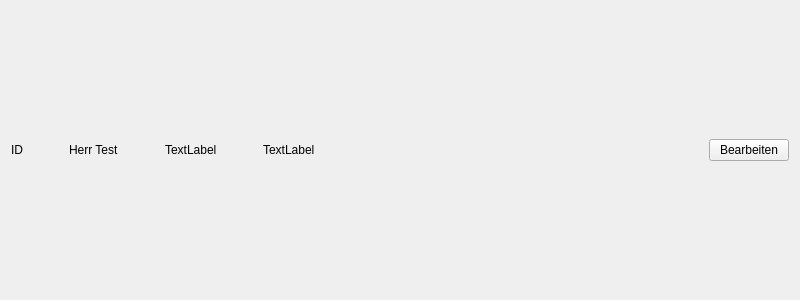
<?xml version="1.0" encoding="UTF-8"?>
<ui version="4.0">
 <class>MitarbeiterView</class>
 <widget class="QWidget" name="MitarbeiterView">
  <property name="geometry">
   <rect>
    <x>0</x>
    <y>0</y>
    <width>800</width>
    <height>300</height>
   </rect>
  </property>
  <property name="windowTitle">
   <string>Form</string>
  </property>
  <layout class="QVBoxLayout" name="verticalLayout">
   <item>
    <layout class="QHBoxLayout" name="horizontalLayout">
     <item>
      <widget class="QLabel" name="id_label">
       <property name="text">
        <string>ID</string>
       </property>
      </widget>
     </item>
     <item>
      <spacer name="horizontalSpacer_2">
       <property name="orientation">
        <enum>Qt::Horizontal</enum>
       </property>
       <property name="sizeType">
        <enum>QSizePolicy::Preferred</enum>
       </property>
       <property name="sizeHint" stdset="0">
        <size>
         <width>40</width>
         <height>20</height>
        </size>
       </property>
      </spacer>
     </item>
     <item>
      <widget class="QLabel" name="name_label">
       <property name="text">
        <string>Herr Test</string>
       </property>
      </widget>
     </item>
     <item>
      <spacer name="horizontalSpacer_3">
       <property name="orientation">
        <enum>Qt::Horizontal</enum>
       </property>
       <property name="sizeType">
        <enum>QSizePolicy::Preferred</enum>
       </property>
       <property name="sizeHint" stdset="0">
        <size>
         <width>40</width>
         <height>20</height>
        </size>
       </property>
      </spacer>
     </item>
     <item>
      <widget class="QLabel" name="mail_label">
       <property name="text">
        <string>TextLabel</string>
       </property>
      </widget>
     </item>
     <item>
      <spacer name="horizontalSpacer_4">
       <property name="orientation">
        <enum>Qt::Horizontal</enum>
       </property>
       <property name="sizeType">
        <enum>QSizePolicy::Preferred</enum>
       </property>
       <property name="sizeHint" stdset="0">
        <size>
         <width>40</width>
         <height>20</height>
        </size>
       </property>
      </spacer>
     </item>
     <item>
      <widget class="QLabel" name="phone_label">
       <property name="text">
        <string>TextLabel</string>
       </property>
      </widget>
     </item>
     <item>
      <spacer name="horizontalSpacer">
       <property name="orientation">
        <enum>Qt::Horizontal</enum>
       </property>
       <property name="sizeHint" stdset="0">
        <size>
         <width>40</width>
         <height>20</height>
        </size>
       </property>
      </spacer>
     </item>
     <item>
      <widget class="QPushButton" name="button_edit">
       <property name="text">
        <string>Bearbeiten</string>
       </property>
      </widget>
     </item>
    </layout>
   </item>
  </layout>
 </widget>
 <resources/>
 <connections/>
</ui>
